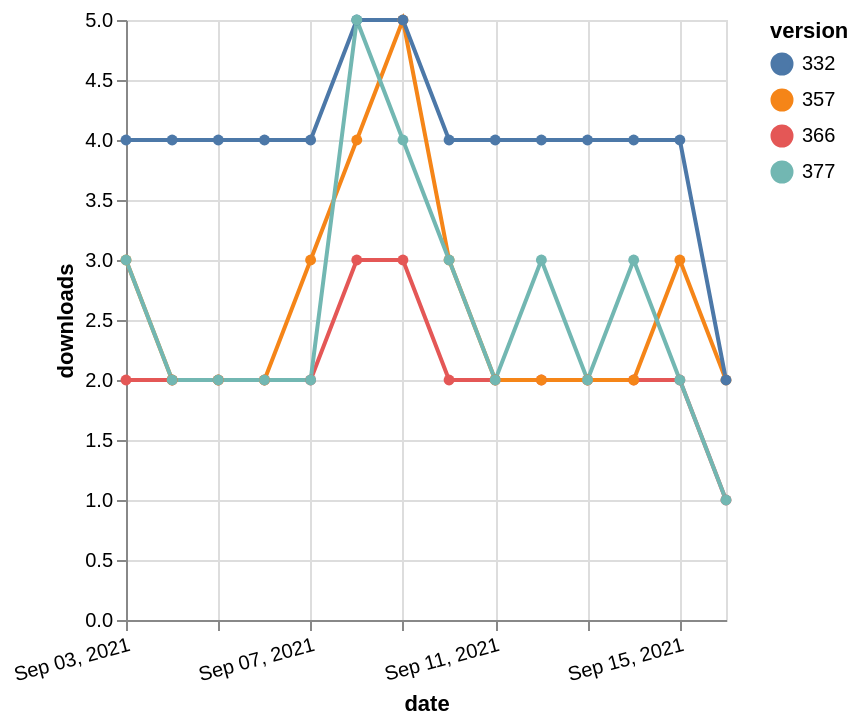

Vega-Lite specification stored for this chart:
### Vega-Lite specification from a JSON file in a GitHub repository (floating-point values rounded to 4 significant figures)
{"$schema": "https://vega.github.io/schema/vega-lite/v5.json", "description": "A simple bar chart with embedded data.", "data": {"values": [{"date": "2021-09-03", "total": 2340, "delta": 2, "version": "366"}, {"date": "2021-09-04", "total": 2342, "delta": 2, "version": "366"}, {"date": "2021-09-05", "total": 2344, "delta": 2, "version": "366"}, {"date": "2021-09-06", "total": 2346, "delta": 2, "version": "366"}, {"date": "2021-09-07", "total": 2348, "delta": 2, "version": "366"}, {"date": "2021-09-08", "total": 2351, "delta": 3, "version": "366"}, {"date": "2021-09-09", "total": 2354, "delta": 3, "version": "366"}, {"date": "2021-09-10", "total": 2356, "delta": 2, "version": "366"}, {"date": "2021-09-11", "total": 2358, "delta": 2, "version": "366"}, {"date": "2021-09-12", "total": 2360, "delta": 2, "version": "366"}, {"date": "2021-09-13", "total": 2362, "delta": 2, "version": "366"}, {"date": "2021-09-14", "total": 2364, "delta": 2, "version": "366"}, {"date": "2021-09-15", "total": 2366, "delta": 2, "version": "366"}, {"date": "2021-09-16", "total": 2367, "delta": 1, "version": "366"}, {"date": "2021-09-03", "total": 2986, "delta": 3, "version": "357"}, {"date": "2021-09-04", "total": 2988, "delta": 2, "version": "357"}, {"date": "2021-09-05", "total": 2990, "delta": 2, "version": "357"}, {"date": "2021-09-06", "total": 2992, "delta": 2, "version": "357"}, {"date": "2021-09-07", "total": 2995, "delta": 3, "version": "357"}, {"date": "2021-09-08", "total": 2999, "delta": 4, "version": "357"}, {"date": "2021-09-09", "total": 3004, "delta": 5, "version": "357"}, {"date": "2021-09-10", "total": 3007, "delta": 3, "version": "357"}, {"date": "2021-09-11", "total": 3009, "delta": 2, "version": "357"}, {"date": "2021-09-12", "total": 3011, "delta": 2, "version": "357"}, {"date": "2021-09-13", "total": 3013, "delta": 2, "version": "357"}, {"date": "2021-09-14", "total": 3015, "delta": 2, "version": "357"}, {"date": "2021-09-15", "total": 3018, "delta": 3, "version": "357"}, {"date": "2021-09-16", "total": 3020, "delta": 2, "version": "357"}, {"date": "2021-09-03", "total": 4886, "delta": 4, "version": "332"}, {"date": "2021-09-04", "total": 4890, "delta": 4, "version": "332"}, {"date": "2021-09-05", "total": 4894, "delta": 4, "version": "332"}, {"date": "2021-09-06", "total": 4898, "delta": 4, "version": "332"}, {"date": "2021-09-07", "total": 4902, "delta": 4, "version": "332"}, {"date": "2021-09-08", "total": 4907, "delta": 5, "version": "332"}, {"date": "2021-09-09", "total": 4912, "delta": 5, "version": "332"}, {"date": "2021-09-10", "total": 4916, "delta": 4, "version": "332"}, {"date": "2021-09-11", "total": 4920, "delta": 4, "version": "332"}, {"date": "2021-09-12", "total": 4924, "delta": 4, "version": "332"}, {"date": "2021-09-13", "total": 4928, "delta": 4, "version": "332"}, {"date": "2021-09-14", "total": 4932, "delta": 4, "version": "332"}, {"date": "2021-09-15", "total": 4936, "delta": 4, "version": "332"}, {"date": "2021-09-16", "total": 4938, "delta": 2, "version": "332"}, {"date": "2021-09-03", "total": 2123, "delta": 3, "version": "377"}, {"date": "2021-09-04", "total": 2125, "delta": 2, "version": "377"}, {"date": "2021-09-05", "total": 2127, "delta": 2, "version": "377"}, {"date": "2021-09-06", "total": 2129, "delta": 2, "version": "377"}, {"date": "2021-09-07", "total": 2131, "delta": 2, "version": "377"}, {"date": "2021-09-08", "total": 2136, "delta": 5, "version": "377"}, {"date": "2021-09-09", "total": 2140, "delta": 4, "version": "377"}, {"date": "2021-09-10", "total": 2143, "delta": 3, "version": "377"}, {"date": "2021-09-11", "total": 2145, "delta": 2, "version": "377"}, {"date": "2021-09-12", "total": 2148, "delta": 3, "version": "377"}, {"date": "2021-09-13", "total": 2150, "delta": 2, "version": "377"}, {"date": "2021-09-14", "total": 2153, "delta": 3, "version": "377"}, {"date": "2021-09-15", "total": 2155, "delta": 2, "version": "377"}, {"date": "2021-09-16", "total": 2156, "delta": 1, "version": "377"}]}, "width": "container", "mark": {"type": "line", "point": {"filled": true}}, "encoding": {"x": {"field": "date", "type": "temporal", "timeUnit": "yearmonthdate", "title": "date", "axis": {"labelAngle": -15}}, "y": {"field": "delta", "type": "quantitative", "title": "downloads"}, "color": {"field": "version", "type": "nominal"}, "tooltip": {"field": "delta"}}}
